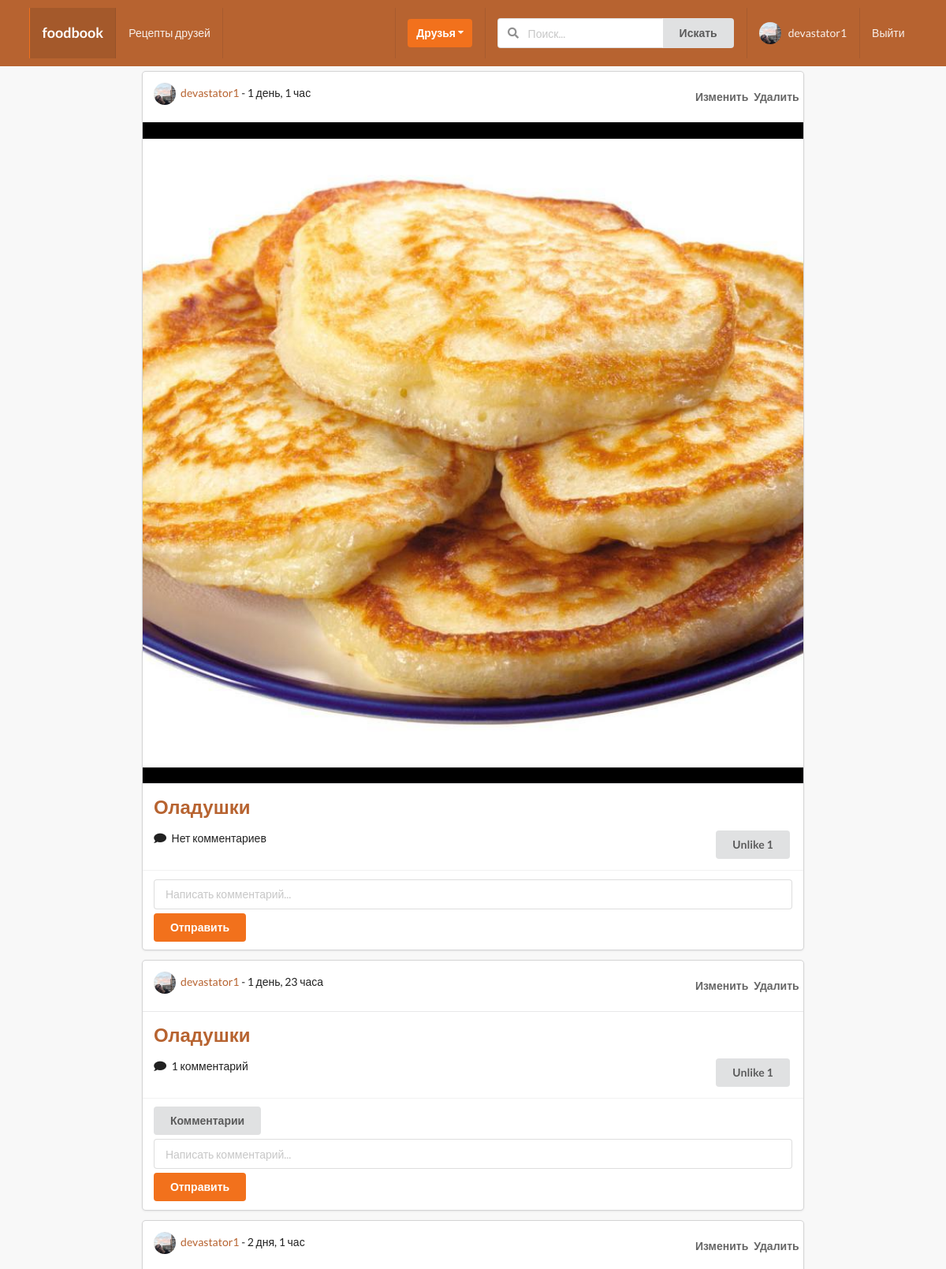
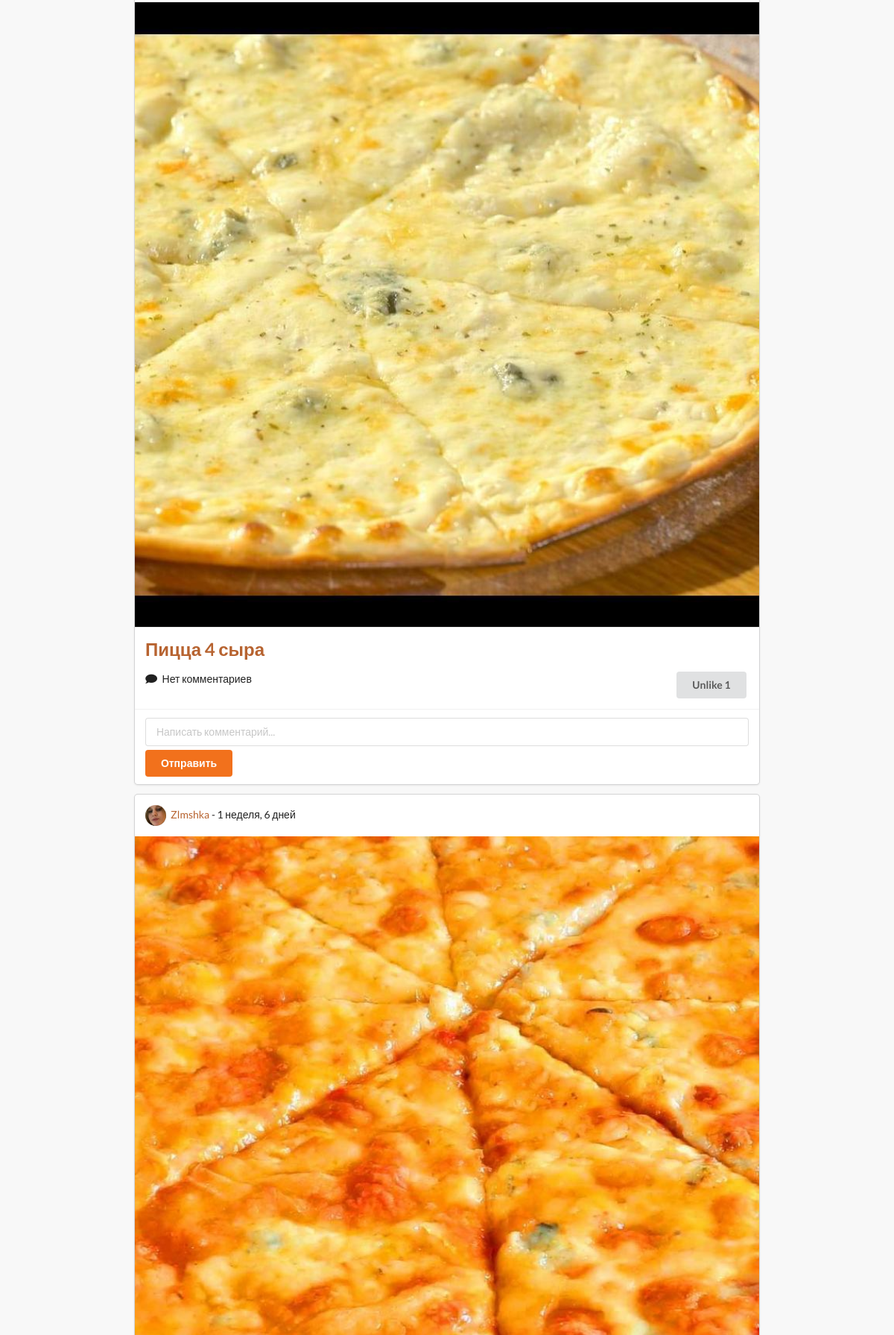
The page / (signed in, upper part) on the database its author committed (2 pictures, top to bottom).
### posts/models.py (models this page shows, shortened)
class Post(models.Model):
    name = models.CharField(blank=True, max_length=100)
    content = models.TextField()
    image = models.ImageField(upload_to='posts', validators=[FileExtensionValidator(['png', 'jpg', 'jpeg'])],)
    liked = models.ManyToManyField(Profile, blank=True, related_name='likes')
    updated = models.DateTimeField(auto_now=True)
    created = models.DateTimeField(auto_now_add=True)
    author = models.ForeignKey(Profile, on_delete=models.CASCADE, related_name='posts')
    components = models.TextField(blank=True)
    def num_likes(self):
        return self.liked.all().count()
    def num_comments(self):
        return self.comment_set.all().count()
    def get_absolute_url(self):
        return reverse('posts:detail-post', kwargs={'pk': self.pk})
    class Meta:
        ordering = ('-created',)

### profiles/models.py (models this page shows, shortened)
class Profile(models.Model):
    first_name = models.CharField(max_length=200, blank=True)
    second_name = models.CharField(max_length=200, blank=True)
    user = models.OneToOneField(User, on_delete=models.CASCADE)
    bio = models.TextField(default="no bio...", max_length=300)
    email = models.EmailField(max_length=200, blank=True)
    country = models.CharField(max_length=200, blank=True)
    avatar = models.ImageField(default='avatar.png', upload_to='avatars/')
    friends = models.ManyToManyField(User, blank=True, related_name='friends')
    profession = models.CharField(max_length=200, blank=True)
    slug = models.SlugField(unique=True, blank=True)
    updated = models.DateTimeField(auto_now=True)
    created = models.DateTimeField(auto_now_add=True)
    objects = ProfileManager()
    def __str__(self):
        return f"{self.user.username}-{self.created.strftime('%d-%m-%Y')}"
    def get_absolute_url(self):
        return reverse('profile:profiles-detail-view', kwargs={'slug': self.slug})
    __initial_first_name = None
    __initial_second_name = None
    def __init__(self, *args, **kwargs):
        super().__init__(*args, **kwargs)
        self.__initial_first_name = self.first_name
        self.__initial_second_name = self.second_name

### foodbook/views.py (the view, shortened to what this page needs)
# urls.py: path('', post_comment_create_and_list_view, name='main-post-view'),
@login_required
def post_comment_create_and_list_view(request):
    search_query = request.GET.get('search', '')
    if search_query:
        qs = Post.objects.filter(content__icontains=search_query)
    else:
        qs = Post.objects.all()
    profile = Profile.objects.get(user=request.user)
    p_form = PostModelForm()
    c_form = CommentModelForm()
    post_added = False
    context = {
        'qs': qs,
        'profile': profile,
        'p_form': p_form,
        'c_form': c_form,
        'post_added': post_added,
    }
    return render(request, 'posts/main.html', context)

### posts/forms.py
class PostModelForm(forms.ModelForm):
    name = forms.CharField(label='Название', widget=forms.TextInput(attrs={'placeholder': 'Название блюда...'}))
    content = forms.CharField(label='Рецепт', widget=forms.Textarea(attrs={'rows': 5, 'placeholder': 'Распишите рецепт...'}))
    components = forms.CharField(label='Ингредиенты', widget=forms.Textarea(attrs={'rows': 3, 'placeholder': 'Молоко - 500мл,\nМука - 200гр,'}))
    image = forms.ImageField(label='Фото', required=False)
    class Meta:
        model = Post
        fields = ('name', 'components', 'content', 'image')

class CommentModelForm(forms.ModelForm):
    body = forms.CharField(label='', widget=forms.TextInput(attrs={'placeholder': 'Написать комментарий...'}))
    class Meta:
        model = Comment
        fields = ('body',)

### profiles/context_processor.py (called while the page is built)
def profile_pic(request):
    if request.user.is_authenticated:
        profile_obj = Profile.objects.get(user=request.user)
        pic = profile_obj.avatar
        return {'picture': pic}
    return {}

def invitation_received_no(request):
    if request.user.is_authenticated:
        profile_obj = Profile.objects.get(user=request.user)
        qs_count = Relationship.objects.invatations_received(profile_obj).count()
        return {'invites_num': qs_count}
    return {}

def invitation_sended_no(request):
    if request.user.is_authenticated:
        profile_obj = Profile.objects.get(user=request.user)
        qs_count = Relationship.objects.invatations_sended(profile_obj).count()
        return {'send_invites_num': qs_count}
    return {}

### profiles/models.py (called while the page is built)
    def invatations_received(self, receiver):
        qs = Relationship.objects.filter(receiver=receiver, status='send')
        return qs

    def invatations_sended(self, sender):
        qs = Relationship.objects.filter(sender=sender, status='send')
        return qs

### posts/templates/posts/main.html (shortened to what this page needs)
{% extends 'base.html' %}
{% block content %}
<div class="ui grid">
    <div class="two wide column">
    </div>
    <div class="twelve wide column">
        {% for obj in qs %}
        <div class="ui fluid card">
            <div class="content">
                <div class="right floated meta">
                <div class="ui grid">
                    <div class="row">
                        {% if request.user == obj.author.user %}
                            <a href="{% url 'posts:post-update' obj.pk %}"><button class="ui button bwhite-lg ">Изменить </button></a>
                            <a href="{% url 'posts:post-delete' obj.pk %}"><button class="ui button bwhite-lg ">Удалить </button></a>
                        {% endif %}
                    </div>
                </div>
                </div>
                <img class="ui avatar image" src={{obj.author.avatar.url}}>
                {% if obj.author == profile %}
                <a href="{% url 'profile:my-profile-view' %}">{{ obj.author.user }}</a> - {{ obj.created|timesince}}
                {% else %}
                 <a href="{{obj.author.get_absolute_url}}">{{ obj.author.user }}</a> - {{ obj.created|timesince}}
                {% endif %}
            </div>
            <div class="ui fluid image">
                {% if obj.image %}
                    <img class="ui small image" src={{obj.image.url}}>
                {% endif %}
            </div>
            <div class="content">
                <h2> <a href="{{obj.get_absolute_url}}">{{ obj.name }}</a> </h2>
                <div class="right floated">
                    <form action="{% url 'posts:like-post-view' %}" method="POST" class='like-form' id='{{obj.id}}'>
                        {% if profile not in obj.liked.all %}
                            <button type="submit" class="ui orange button like-btn{{obj.id}}">Like {{obj.num_likes}}</button>
                        {% else %}
                            <button type="submit" class="ui button like-btn{{obj.id}}"> Unlike {{obj.num_likes}}</button>
                        {% endif %}
                    </form>
                </div>
                <i class="comment icon"></i>
                {% if obj.num_comments == 0 %}
                <span> Нет комментариев </span>
                {% elif obj.num_comments == 1 %}
                <span> {{ obj.num_comments }} комментарий </span>
                {% elif obj.num_comments < 5  %}
                 <span> {{ obj.num_comments }} комментария </span>
                {% else %}
                <span> {{ obj.num_comments }} комментариев </span>
                {% endif %}
            </div>
            <div class="extra content">
                {% if obj.num_comments != 0 %}
                <button class="cmt_btn ui button mb-5">Комментарии</button>
                {% endif %}
                <form action="" method="POST"class='ui fluid form'>
                    {{ c_form }}
                    <button type="submit" name="submit_c_form" class="ui orange  button mt-5 w-full">Отправить</button>
                </form>
            </div>
        </div>
        {% endfor %}
    </div>
</div>
{% endblock content %}

### templates/main/navbar.html (shortened to what this page needs)
{% url 'main-post-view' as path_to_home %}
{% url 'posts:search-posts' as path_to_search %}
{% url 'posts:main-post-view' as path_to_posts %}
{% url 'profile:my-profile-view' as path_to_my_profile %}
<div class="ui inverted orange menu nav mb-7">
  <div class="ui container">
    <a href="{{path_to_home}}" class="{% if request.path == path_to_home %}active{% endif %} item">
        <h3>foodbook</h3>
    </a>
    {% if request.user.is_authenticated %}
    <a href="{{path_to_posts}}" class="{% if request.path == path_to_posts %}active{% endif %} item">
        Рецепты друзей
    </a>
    {% endif %}
    <div class="right menu">
        {% if request.user.is_authenticated %}
        <div class="item">
            <div class="ui floating dropdown icon button orange"> Друзья
                <i class="dropdown icon"></i>
             </div>
        </div>
             <div class="item">
              <form action="{{path_to_search}}" method="GET">
                <div class="ui action left icon input">
                <input class="prompt" type="text" name='search' placeholder="Поиск...">
                <button type='submit' class="ui button">Искать</button>
                </div>
            </form>
            </div>
            <a href="{{path_to_my_profile}}" class="{% if request.path == path_to_my_profile %}active{% endif %} item">
                <img src="{{picture.url}}" class="ui avatar image">&nbsp;
                 {{ request.user }}
            </a>
            <a href="{% url 'account_logout' %}" class="ui item">
                Выйти
            </a>
        {% else %}
        <a href="{% url 'account_login' %}" class="ui item">
                Войти
            </a>
        {% endif %}
    </div>
  </div>
</div>

### static_project/style.css (style rules this page uses)
body { background: #f8f8f8 !important; }
.nav { border-radius: 0px !important; padding: 10px 0 10px 0 !important; background-color: #B76330 !important; }
.mb-7 { margin-bottom: 7px !important; }
.mt-5 { margin-top: 5px !important; }
.mb-5 { margin-bottom: 5px !important; }
.bwhite-lg { background-color: transparent !important; width: 70px !important; }
.ui.icon.button, .ui.icon.buttons .button { text-align: center; }
.content a { color: #b76330 !important; }

### rows shown on the page
Post: shows "Изменить", author.avatar (picture), author.user "devastator1", created "1 день, 1 час", image (picture), name "Оладушки", num_likes "1", shows "Нет комментариев"
Post: shows "Изменить", author.avatar (picture), author.user "devastator1", created "1 день, 23 часа", name "Оладушки", num_likes "1", num_comments "1"
Post: shows "Изменить", author.avatar (picture), author.user "devastator1", created "2 дня, 1 час", image (picture), name "Пицца 4 сыра", num_likes "1", shows "Нет комментариев"
Post: author.avatar (picture), author.user "Zlmshka", created "1 неделя, 6 дней", image (picture)

### other values the page prints
{{ request.user }} "devastator1"
